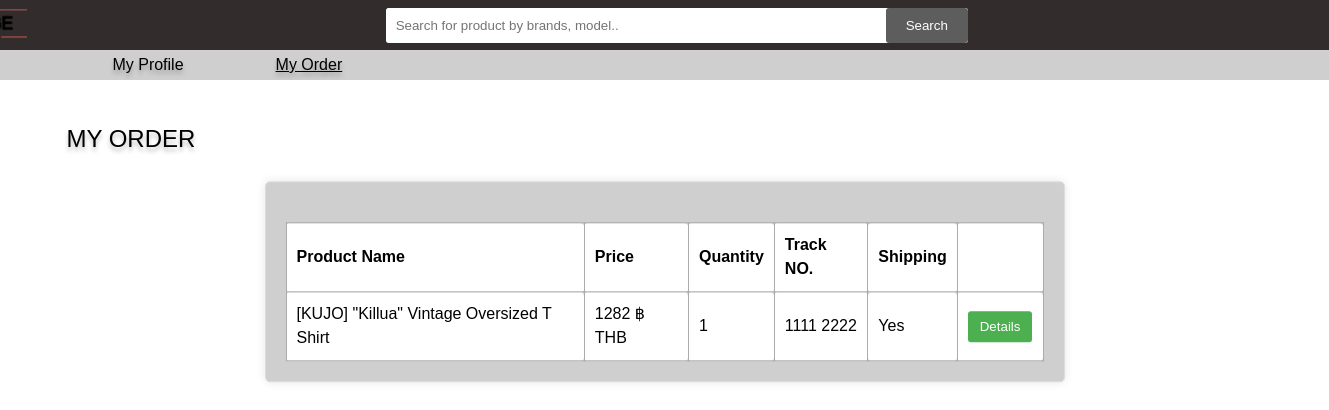
The page /customer/order.php (signed in) on the database its author committed.
### tables this page shows
CREATE TABLE `container` (
  `prod_ID` int(10) UNSIGNED NOT NULL COMMENT 'Product''s ID',
  `amount` int(11) NOT NULL COMMENT 'Product''s Amount in Order',
  `tracking_no` varchar(20) NOT NULL DEFAULT '-' COMMENT 'Tracking Number',
  `deliveryStatus` tinyint(1) NOT NULL DEFAULT '0' COMMENT 'Delivery''s Status',
  `order_ID` int(10) UNSIGNED NOT NULL COMMENT 'Order''s ID'
);

CREATE TABLE `product` (
  `prod_ID` int(10) UNSIGNED NOT NULL COMMENT 'Product''s ID',
  `prod_name` varchar(100) NOT NULL COMMENT 'Product''s Name',
  `prod_detail` varchar(300) NOT NULL COMMENT 'Product''s Detail',
  `prod_price` varchar(10) NOT NULL COMMENT 'Product''s Price',
  `amount` int(11) NOT NULL COMMENT 'Amount of Product',
  `image` varchar(200) DEFAULT NULL COMMENT 'Product''s Image',
  `prod_type` varchar(10) NOT NULL COMMENT 'Product''s Type',
  `M_ID` int(11) UNSIGNED NOT NULL COMMENT 'Manager''s ID'
);

### customer/order.php (the view, shortened to what this page needs)
<?php
    include("/MAMP/htdocs/project/connect.php");
?>
<!doctype html>
<html>
    <head>
        <link rel="stylesheet" href="/project/customer/css/order.css">
    </head>
    <body>
        <div class="header">
            <div class="logo">
                <a href="/project/customer/homepage.php"><img src="/project/customer/html/photo/logo.png"></a>
            </div>
            <form action="/project/customer/search.php" method="post">
              <div class="search-bar">
                  <input type="search" name="searchTxt" placeholder="Search for product by brands, model..">
                  <button type="submit" name="search">Search</button>
              </div>
            </form>
        </div>
        <div>
            <ul>
                <li><a href="/project/customer/profile.php">My Profile</a></li>
                <li class="active"><a href="order.php">My Order</a></li>
            </ul>
        </div>
        <div class="order">
            <text> MY ORDER </text>
        </div>
        <section>
            <table>
                <thead>
                    <tr>
                        <th>Product Name</th>
                        <th>Price</th>
                        <th>Quantity</th>
                        <th>Track NO.</th>
                        <th>Shipping</th>
                        <th></th>
                    </tr>
                </thead>
                    <?php
                        $uid = $_SESSION["user_id"];
                        $srch_order = "SELECT p.prod_ID, p.image, p.prod_name, p.prod_price, c.amount, c.tracking_no, c.deliveryStatus
                                    FROM (product p JOIN container c ON p.prod_ID = c.prod_ID) JOIN orders o ON o.order_ID = c.order_ID
                                    WHERE o.user_ID = $uid";
                        if($result = $mysqli->query($srch_order)){
                            while($row = $result->fetch_array()){
                                    $prod_ID = $row["prod_ID"];
                                    $prod_name = $row["prod_name"];
                                    $prod_price = $row["prod_price"];
                                    $amount = $row["amount"];
                                    $track_no = $row['tracking_no'];
                                    if($row['deliveryStatus'] == 0){
                                        $delStatus = "No";
                                    }else{
                                        $delStatus = "Yes";
                                    }
                                    echo "<tr>
                                            <td>$prod_name</td>
                                            <td>$prod_price ฿ THB</td>
                                            <td>$amount</td>
                                            <td>$track_no</td>
                                            <td id='shippingStatus1'>$delStatus</td>
                                            <td>
                                                <a href='/project/customer/order_detail.php?id=$prod_ID'><button class='edit-button'>Details</button></a>
                                            </td>
                                        </tr>";
                            }
                        }
                    ?>
            </table>
        </section>
    </body>
</html>

### customer/css/order.css (style rules this page uses)
* { margin: 0; padding: 0; box-sizing: border-box; font-family:sans-serif; }
body { margin: 0; padding: 0; line-height: 1.5em; }
.header { background: #322C2C; font-family: Arial; height: 50px; display: flex; flex-direction: row; justify-content: center; align-items: center; position: relative; }
.logo { position: relative; transform: translateY(5px); right: 27%; }
.logo img { max-width: 140px; max-height: 140px; }
.search-bar { display: flex; background-color: #fff; border-radius: 3px; overflow: hidden; }
.search-bar input { padding: 10px; border: none; border-radius: 3px; width: 500px; }
.search-bar button { padding: 10px 20px; border: none; background-color: #5d5d5d; color: white; border-radius: 3px; cursor: pointer; }
ul { list-style-type: none; background-color: rgba(148, 148, 148, 0.45); height: 30px; width: 100%; }
li { float: left; border: 0px; position: relative; left: 5%; padding: 0px 30px 0px 30px; }
li a { color: #000; display: block; text-align: center; padding: 3px 16px; text-decoration: none; text-shadow: 0px 4px 4px rgba(0, 0, 0, 0.25); }
.active { text-decoration: underline; }
.order { width: 197px; height: 21px; position: relative; left: 5%; transform: translateY(45px); }
.order text { color: #000; text-align: center; text-shadow: 0px 4px 4px rgba(0, 0, 0, 0.25); font-size: 24px; font-style: normal; font-weight: 400; line-height: normal; text-wrap: nowrap; }
section { max-width: 800px; margin: 20px auto; background-color: rgba(148, 148, 148, 0.45); box-shadow: 0 0 10px rgba(0, 0, 0, 0.1); border: 1px solid #ddd; border-radius: 5px; padding: 20px; transform: translateY(30%); }
table { width: 100%; border-collapse: collapse; margin-top: 20px; }
th, td { border: 1px solid #acabab; padding: 10px; text-align: left; border-radius: 4px; }
th { background-color: #ffffff; }
tr { background-color: #ffffff; }
.edit-button { cursor: pointer; background-color: #4caf50; color: #fff; border: none; padding: 8px 12px; border-radius: 3px; }

### rows shown on the page
container: prod_ID.prod_name "[KUJO] \"Killua\" Vintage Oversized T Shirt", prod_ID.prod_price "1282", amount "1", tracking_no "1111 2222", deliveryStatus "Yes"
